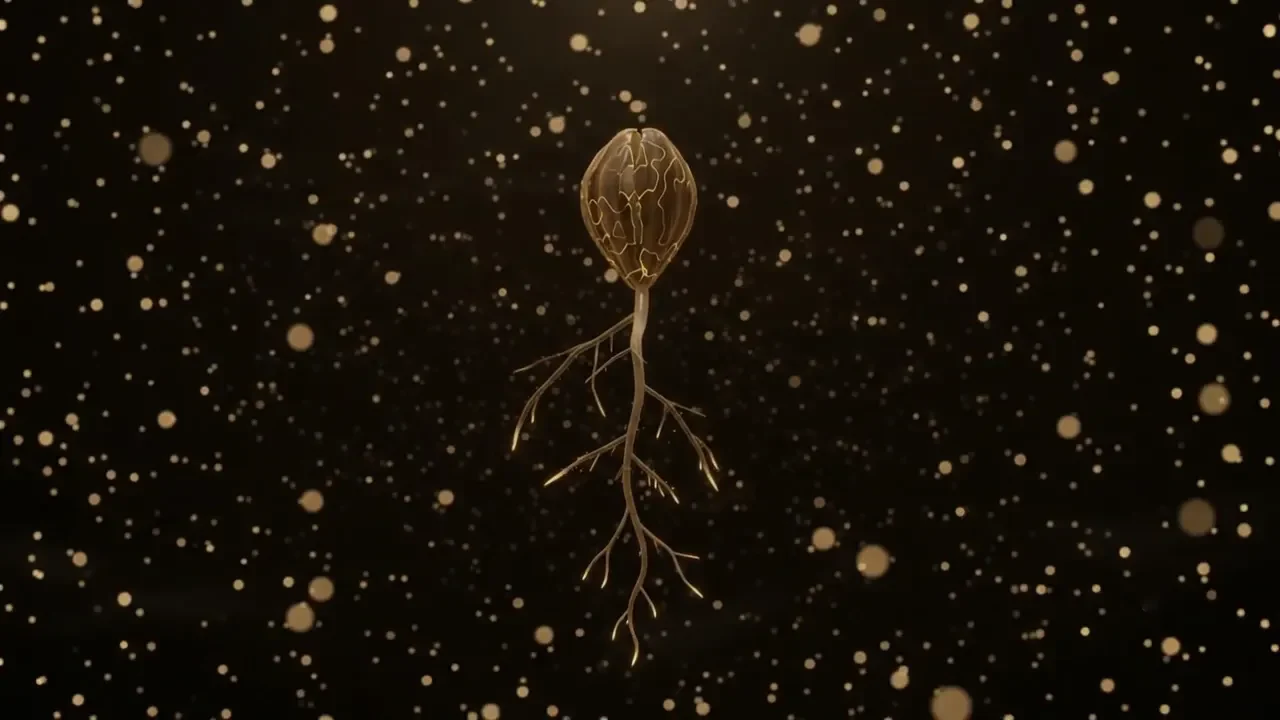
#> input picture seed/bloom/f015.webp, 1280 x 720 px; its folder holds only this picture in this run
$ python unwatermark.py ../bloom/f015.webp
#> lines starting #> are read from the running program, lines starting #| are printed output that depends on the picture; after the words box and inside, x2 and y2 are one past the last pixel; in counts of white or black regions, pixels touching at a corner belong together
"""Remove the corner sparkle watermark from every story frame (same screen spot in all of them). Frames/sheet rows
without the mark are left untouched."""
import cv2,numpy as np,glob,sys
M=cv2.imread(sys.argv[1],0)                     # dilated glyph mask, 1280x720
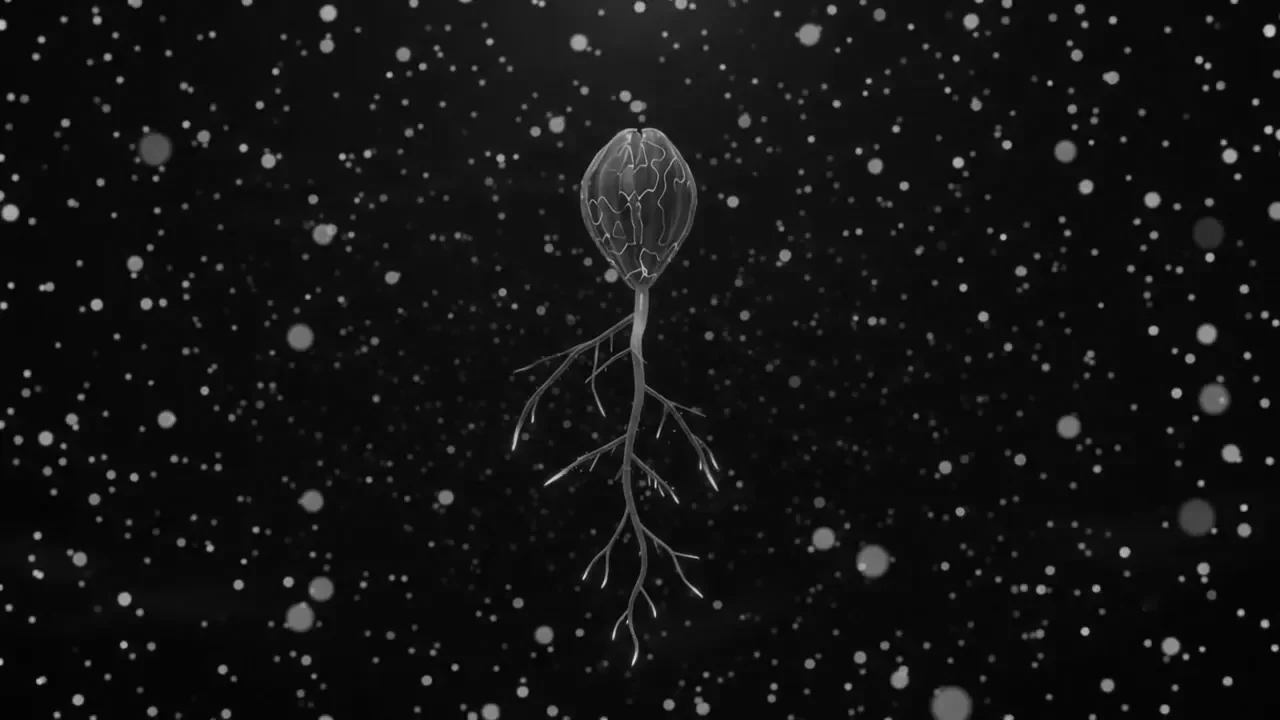
#> M: shape (720, 1280); min 0, max 227, mean 18.3
core=cv2.erode(M,np.ones((7,7),np.uint8))>0
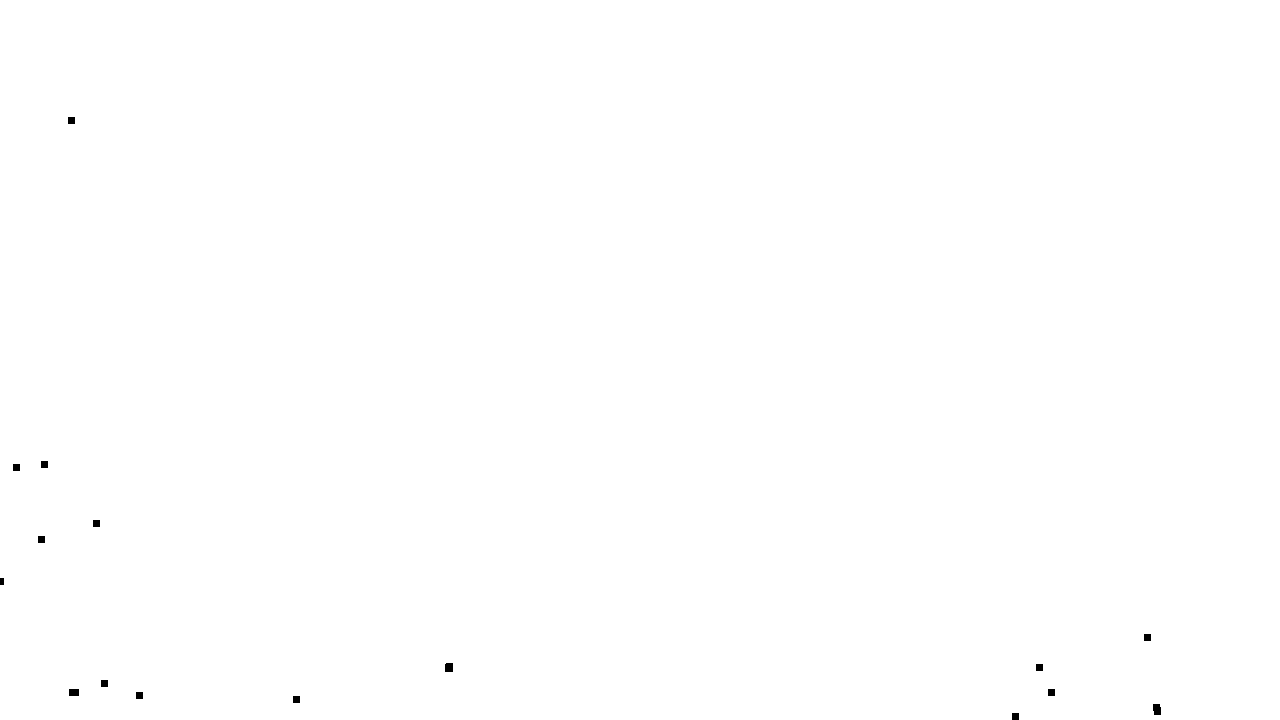
#> core: shape (720, 1280) bool; 99.9% white; 16 black regions, largest, box (x1, y1, x2, y2) and area: (1153, 704, 1161, 715) 81, (445, 663, 453, 672) 71, (69, 689, 79, 696) 70
ring=(cv2.dilate(M,np.ones((15,15),np.uint8))>0)&~(M>0)
#> ring: shape (720, 1280) bool; 0% white in thin lines or dots, all inside (x1, y1, x2, y2) = (0, 120, 1158, 717)
def has_mark(f):
    g=f.mean(2);return g[core].mean()-g[ring].mean()>6
def clean(f):
    f=f.copy();y0,y1,x0,x1=540,660,1100,1220
    sub=f[y0:y1,x0:x1];m=M[y0:y1,x0:x1]
    out=cv2.inpaint(sub,m,7,cv2.INPAINT_TELEA)
    bl=cv2.GaussianBlur(out,(0,0),2.2);mm=cv2.GaussianBlur(m.astype(np.float32)/255,(0,0),2)[...,None]
    f[y0:y1,x0:x1]=(out*(1-mm)+bl*mm).astype(np.uint8);return f
tot=fixed=0
for d in ('catch','dive','grow','bloom','hold','zoom'):
    for p in sorted(glob.glob(d+'/*.webp')):
        im=cv2.imread(p);rows=im.shape[0]//720;ch=False
        for r in range(rows):
            fr=im[r*720:(r+1)*720];tot+=1
            if has_mark(fr):im[r*720:(r+1)*720]=clean(fr);ch=True;fixed+=1
        if ch:cv2.imwrite(p,im,[cv2.IMWRITE_WEBP_QUALITY,86])
print('frames',tot,'cleaned',fixed)
